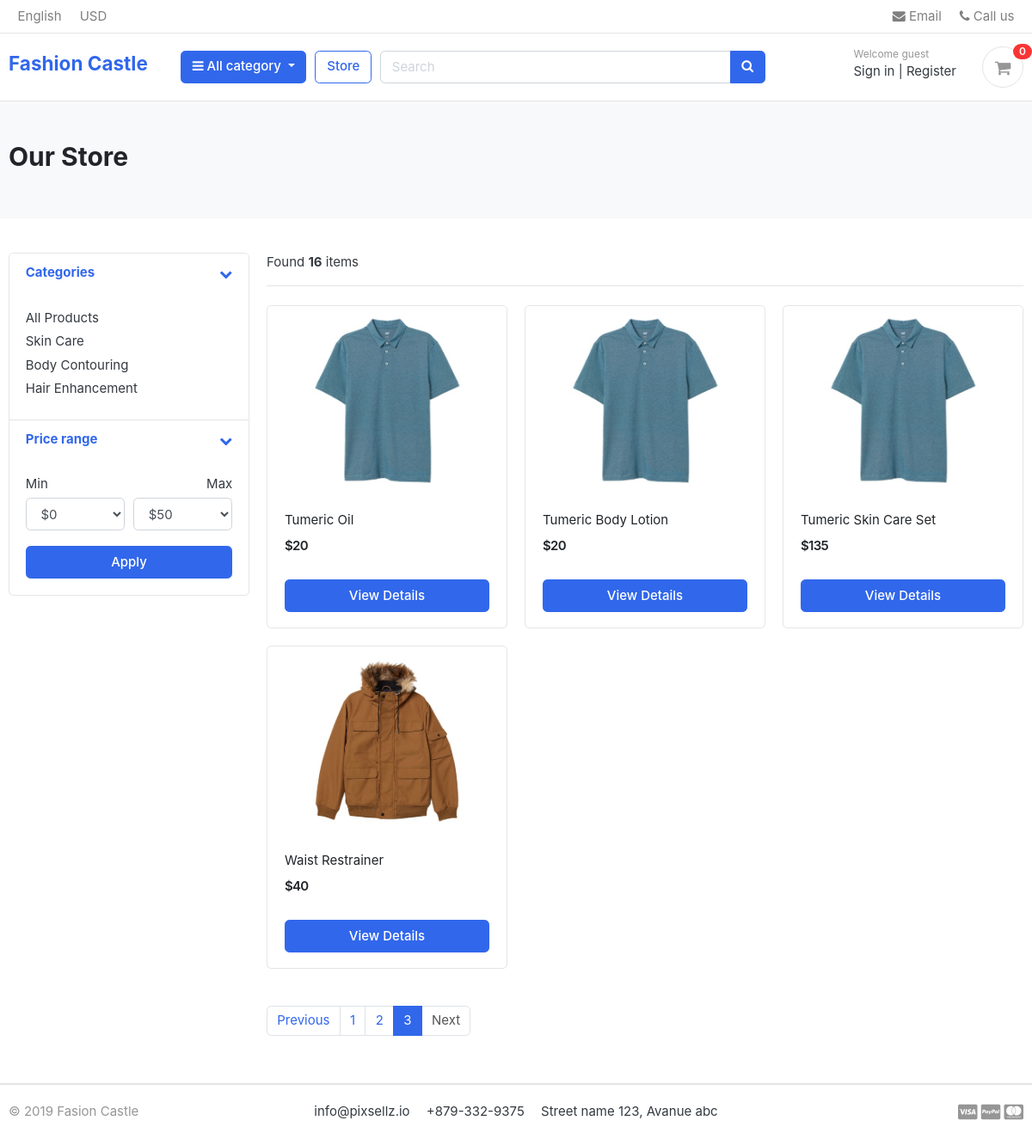
The page /store/?page=3 on the database as committed earlier.
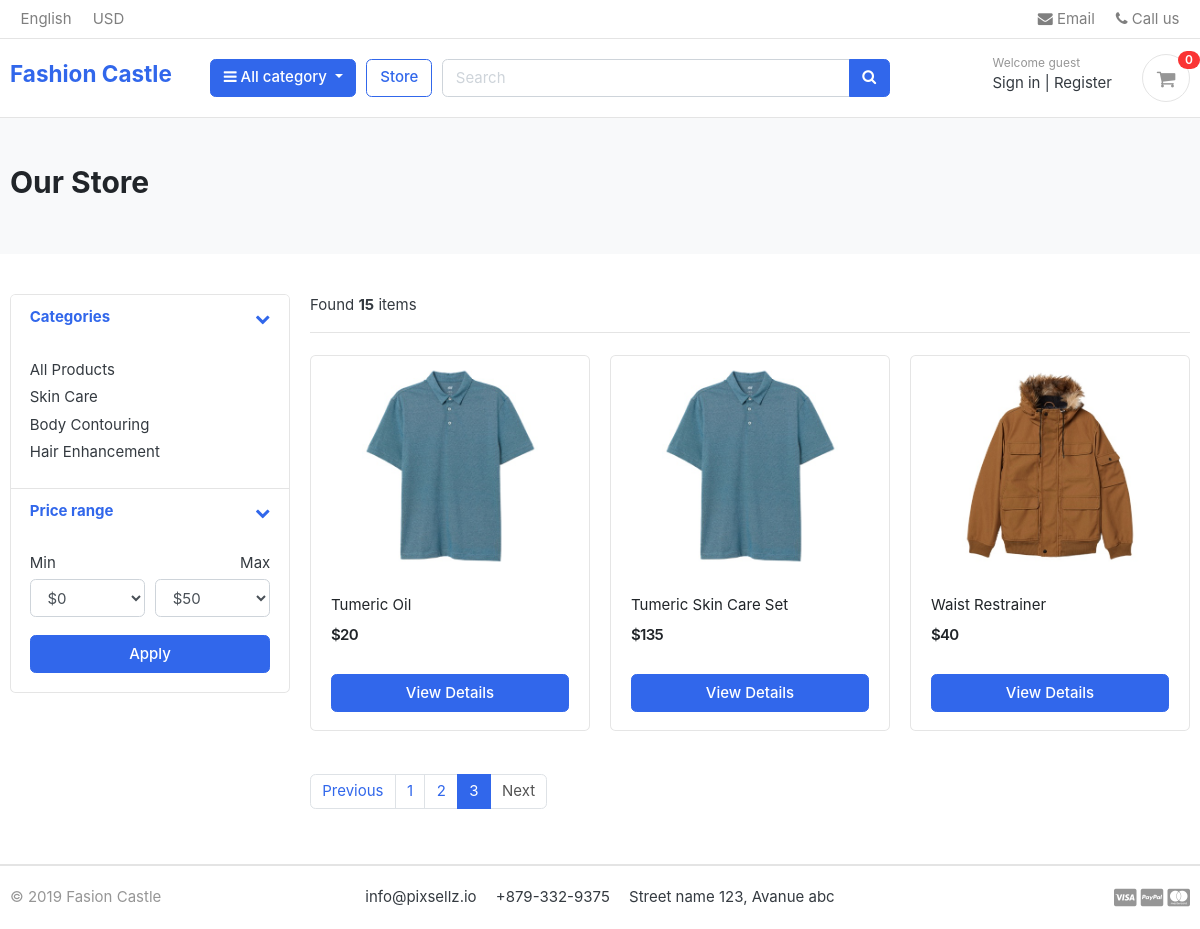
The same page on the database as committed later.
### category/models.py (models this page shows, shortened)
class Category(models.Model):
    category_name = models.CharField(max_length=50, unique=True)
    slug = models.SlugField(max_length=100, unique=True)
    description = models.TextField(max_length=255, blank=True)
    cat_image = models.ImageField(upload_to='photos/categories', blank=True)
    class Meta:
        verbose_name = 'category'
        verbose_name_plural = 'categories'
    def get_url(self):
            return reverse('products_by_category', args=[self.slug])

### store/models.py (models this page shows, shortened)
class Product(models.Model):
    product_name    = models.CharField(max_length=200, unique=True)
    slug            = models.SlugField(max_length=250, unique=True)
    description     = models.TextField(max_length=500, blank=True)
    price           = models.IntegerField()
    images          = models.ImageField(upload_to='photos/products')
    stock           = models.IntegerField()
    is_available    = models.BooleanField(default=True)
    category        = models.ForeignKey(Category, on_delete=models.CASCADE)
    created_date    = models.DateTimeField(auto_now_add=True)
    modified_date   = models.DateTimeField(auto_now=True)
    def get_url(self):
        return reverse('product_detail', args=[self.category.slug, self.slug])

### store/views.py (the view)
# urls.py: path('store/', include('store.urls')),
def store(request, category_slug=None):
    categories = None
    products = None
    if category_slug != None:
        categories = get_object_or_404(Category, slug=category_slug)
        products = Product.objects.filter(category=categories, is_available=True)
        paginator = Paginator(products, 6) #How many items we want to show per page
        page = request.GET.get('page')
        paged_products = paginator.get_page(page)
        product_count = products.count()
    else:
        products = Product.objects.all().filter(is_available=True).order_by('id')
        paginator = Paginator(products, 6) #How many items we want to show per page
        page = request.GET.get('page')
        paged_products = paginator.get_page(page)
        product_count = products.count()
    context = {
        'products': paged_products,
        'product_count': product_count,
    }
    return render(request, 'store/store.html', context)

### carts/context_processors.py (called while the page is built)
def counter(request):
    cart_count = 0
    if 'admin' in request.path:
        return {}
    else:
        try:
            cart = Cart.objects.filter(cart_id=_cart_id(request))
            if request.user.is_authenticated:
                cart_items = CartItem.objects.all().filter(user=request.user)
            else:
                cart_items = CartItem.objects.all().filter(cart=cart[:1])
            for cart_item in cart_items:
                cart_count += cart_item.quantity
        except Cart.DoesNotExist:
            cart_count = 0
    return dict(cart_count=cart_count)

### carts/views.py (called while the page is built)
def _cart_id(request):
    cart = request.session.session_key
    if not cart:
        cart = request.session.create()
    return cart

### category/context_processors.py (called while the page is built)
def menu_links(request):
    links = Category.objects.all()
    return dict(links=links)

### templates/store/store.html (shortened to what the changed rows need)
{% extends 'base.html' %}
{% load static %}
{% block content %}
<section class="section-pagetop bg">
    <div class="container">
        <h2 class="title-page">Our Store</h2>
    </div>
</section>
<section class="section-content padding-y">
    <div class="container">
        <div class="row">
            <aside class="col-md-3">
                <div class="card">
                    <article class="filter-group">
                        <div class="filter-content collapse show" id="collapse_1">
                            <div class="card-body">
                                <ul class="list-menu">
                                    {% for category in links %}
                                    <li><a href="{{ category.get_url }}"> {{ category.category_name }} </a></li>
                                    {% endfor %}
                                </ul>
                            </div>
                        </div>
                    </article>
                </div>
            </aside>
            <main class="col-md-9">
                <header class="border-bottom mb-4 pb-3">
                    <div class="form-inline">
                        <span class="mr-md-auto">Found <b>{{ product_count }}</b> items</span>
                    </div>
                </header>
                <div class="row">
                    {% for product in products %}
                    <div class="col-md-4">
                        <figure class="card card-product-grid">
                            <div class="img-wrap">
                                <a href="{{ product.get_url }}"><img src="{{ product.images.url}}"></a>
                            </div>
                            <figcaption class="info-wrap">
                                <div class="fix-height">
                                    <a href="{{ product.get_url }}" class="title">{{ product.product_name }}</a>
                                    <div class="price-wrap mt-2">
                                        <span class="price">${{ product.price }}</span>
                                    </div>
                                </div>
                                <a href="{{ product.get_url }}" class="btn btn-block btn-primary">View Details</a>
                            </figcaption>
                        </figure>
                    </div>
                    {% endfor%}
                </div>
                <nav class="mt-4" aria-label="Page navigation sample">
                    {% if products.has_other_pages %}
                        <ul class="pagination">
                            {% for i in products.paginator.page_range %}
                                {% if products.number == i %}
                                <li class="page-item active"><a class="page-link" href="#">{{i}}</a></li>
                                {% else %}
                                    <li class="page-item"><a class="page-link" href="?page={{i}}">{{i}}</a></li>
                                {% endif %}
                        {% endfor %}
                        </ul>
                    {% endif %}
                </nav>
            </main>
        </div>
    </div>
</section>
{% endblock %}

Rows that differ between the two databases and show on the page:
removed Product: images (picture), product_name "Tumeric Body Lotion", price "20"
Other text that changed with them:
{{ product_count }}: "16" → "15"
